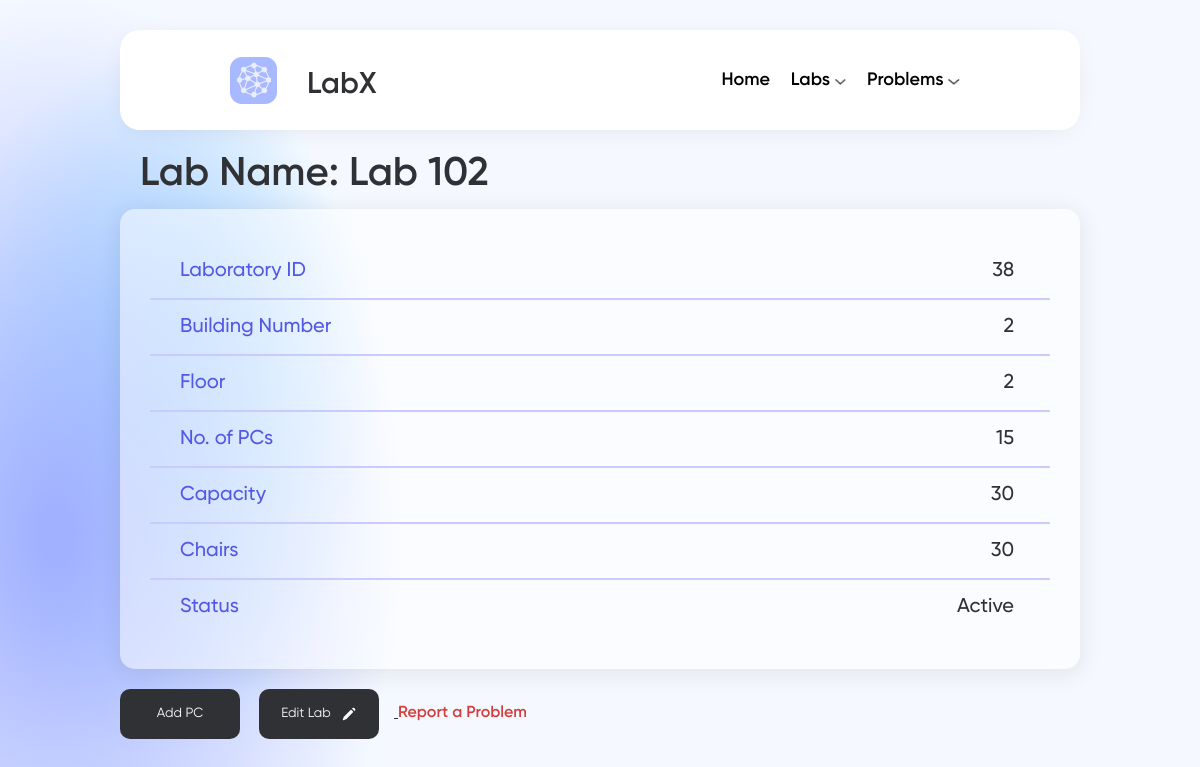
The app's page /view-lab/38/ with its own data.
### labSystem/models.py (models this page shows, shortened)
class Lab(models.Model):
    class labStatus(models.TextChoices):
        ACTIVE = 'Active', _('Active')
        UNDER_MAINTENANCE = 'Under Maintenance', _('under maintenance')
    id = models.AutoField(primary_key=True)
    name = models.CharField(max_length=50, null=False)
    number_of_pcs = models.IntegerField(null=False)
    building_number = models.IntegerField(null=False)
    floor_number = models.IntegerField(null=False)
    capacity = models.IntegerField(null=False)
    number_of_chairs = models.IntegerField(null=False)
    status =  models.CharField(max_length=20, choices=labStatus.choices, default=labStatus.ACTIVE)

### labSystem/views.py (the view)
# urls.py: path('view-lab/<int:id>/',views.view_lab, name='view_lab'),
def view_lab(request, id):
    print(id)
    data = get_object_or_404(models.Lab, id=id)
    context = {
        'lab': data
    }
    return render(request, 'pages/view_lab.html', context)

### template/pages/view_lab.html (shortened to what this page needs)
<!DOCTYPE html>
<html>
<head>
    {% load static %}
    <link rel="stylesheet" href="{% static 'style/view_lab.css' %}">
    <link rel="stylesheet" href="{% static 'style/main.css' %}">
    <link rel="stylesheet" href="{% static 'style/popup.css' %}">
    <link rel="stylesheet" href="{% static 'style/form_fields.css' %}">
</head>
<body >
    <div class="pages">
        {% include 'parts/nav_bar.html' %}
        <h1 id="lab-name">Lab Name: {{lab.name}} </h1>
        <div class="data">
                <div class="row row1">
                    <label  class="view-label">Laboratory ID </label>
                    <p id="lab-id">{{lab.id}}</p>
                </div>
                <hr class="hLine">
                <div class="row row2">
                    <label class="view-label">Building Number </label>
                    <p id="building-number">{{lab.building_number}}</p>
                </div>
                <hr class="hLine">
                <div class="row row3">
                    <label class="view-label">Floor </label>
                    <p id="floor-number">{{lab.floor_number}}</p>
                </div>
                <hr class="hLine">
                <div class="row row4">
                    <label class="view-label">No. of PCs </label>
                    <p id="lab-pcs">{{lab.number_of_pcs}}</p>
                </div>
                <hr class="hLine">
                <div class="row row5">
                    <label class="view-label">Capacity </label>
                    <p id="lab-capacity">{{lab.capacity}}</p>
                </div>
                <hr class="hLine">
                <div class="row row6">
                    <label class="view-label">Chairs </label>
                    <p id="lab-chairs">{{lab.number_of_chairs}}</p>
                </div>
                <hr class="hLine">
                <div class="row row7">
                    <label class="view-label">Status </label>
                    <p id="lab-status">{{lab.status}}</p>
                </div>
        </div>
        <div class="divButtons">
            <button class="btn" type="button" onclick="openPop()">Add PC</button>
                <a id="view" href="{% url 'edit_lab_with_id' lab.id %}">
                    <button class="btn" id="edit-btn">
                        <div class="icon-btn">
                         <span>Edit Lab </span>
                            <img src="{% static 'assets/icons/edit_button.svg' %}">
                        </div>
                    </button>
                </a>
            <span id="reportID" onclick="reportProblem()">Report a Problem</span>
        </div>
</body>
</html>

### labx/static/style/view_lab.css (style rules this page uses)
h1 { color: #303134; margin: 20px 20px 10px; font-size: 40px; font-weight: 600; }
.data { background: rgba(255, 255, 255, 0.5); box-shadow: 0px 4px 22px 3px rgba(0, 0, 0, 0.07); border-radius: 15px; margin: auto; padding: 40px 30px; }
.hLine { border: 0.5px #C9CBFF solid; margin: 5px 0px; }
.row { padding: 10px; margin: 0px 20px; }
.view-label { display: inline-block; color: #5358E4; text-align: left; width: 160px; font-size: 20px; }
.row p { display: inline-block; font-size: 20px; width: calc(100% - 170px) ; text-align: right; }
.divButtons { margin-top: 20px; }
.btn { display: inline-block; border: none; color: white ; width: 120px; height: 50px; background: #303134; border-radius: 10px; margin-right: 15px; cursor: pointer; }
.btn img { margin-left: 10px; }
.btn span { color: white; }
.icon-btn { display: flex; justify-content: center; align-items: center; flex-direction: row; }
#reportID { cursor: pointer; color: #D53C3C; font-weight: 600; }

### labx/static/style/main.css (style rules this page uses)
* { margin: 0; box-sizing: border-box; font-family: 'Gilroy'; color: #303134; }
.pages { padding: 30px 120px 0 120px; height: 100vh; overflow: auto; background: radial-gradient(28.87% 68.32% at 4.69% 66.83%, #A2B1FF 4.85%, rgba(245, 249, 255, 0) 100%) , radial-gradient(18.71% 44.29% at 12.97% 50%, #9CE7FF 0%, #F5F9FF 100%) ; }
button { cursor: pointer; }
.hLine { border: 0.5px #C9CBFF solid; margin: 5px 0px; }

### labx/static/style/popup.css (style rules this page uses)
* { box-sizing: border-box; margin: 0; padding: 0; }
.data { font-weight: 500; font-size: 16px; }

### records on screen
Lab: name "Lab 102", id "38", building_number "2", floor_number "2", number_of_pcs "15", capacity "30", number_of_chairs "30", status "Active"
